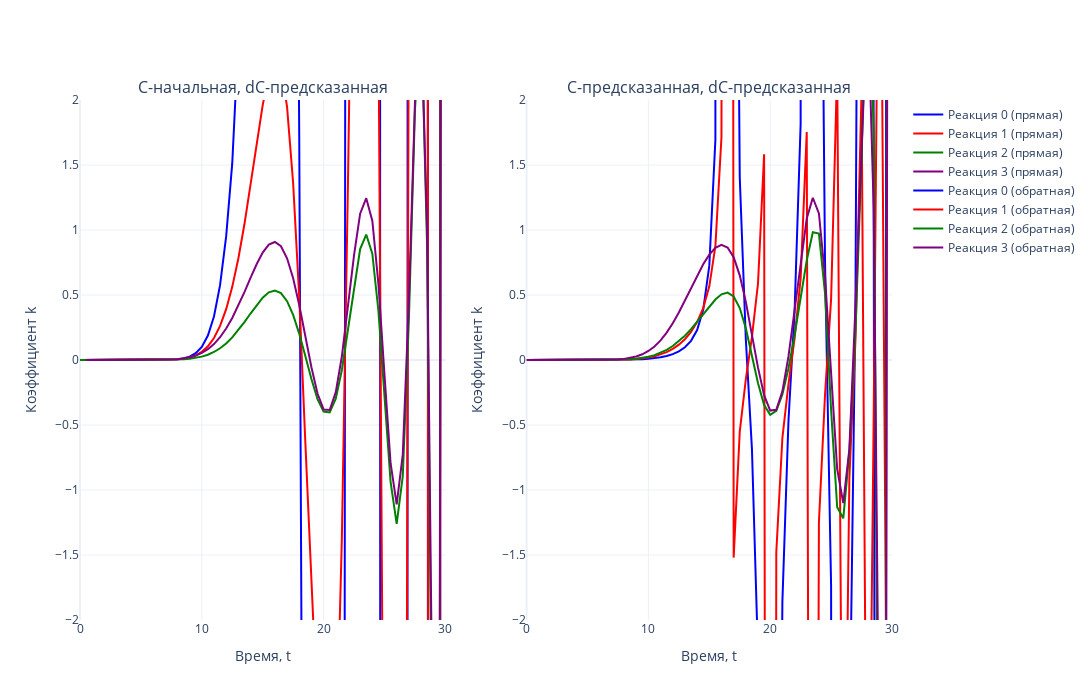

The cell this chart's notebook holds for it:
### Markdown cell above
##

### Code cell
# Задаем цвета (4 цвета для реакций)
colors = ['blue', 'red', 'green', 'purple']

# Создаем два подграфика (2 столбца, 1 строка)
fig = make_subplots(rows=1, cols=2, subplot_titles=['C-начальная, dС-предсказанная', 'C-предсказанная, dС-предсказанная'])

# Первый график (прямая задача)
for i in range(N_REACTION):  
    fig.add_trace(go.Scatter(
        x=tsteps, 
        y=k_test_1[i, :], 
        mode='lines', 
        name=f'Реакция {i} (прямая)',
        line=dict(color=colors[i % len(colors)])  # Применяем цвета циклично
    ), row=1, col=1)

# Второй график (обратная задача)
for i in range(N_REACTION):  
    fig.add_trace(go.Scatter(
        x=tsteps, 
        y=k_predict[i, :], 
        mode='lines', 
        name=f'Реакция {i} (обратная)',
        line=dict(color=colors[i % len(colors)])  # Применяем цвета циклично
    ), row=1, col=2)

# Настройки общего макета
fig.update_layout(
    template='plotly_white',
    width=1700,  # Общая ширина холста
    height=700,  # Высота холста
    showlegend=True
)

# Ограничение оси Y
fig.update_yaxes(range=[-2, 2], title_text='Коэффициент k', row=1, col=1)
fig.update_yaxes(range=[-2, 2], title_text='Коэффициент k', row=1, col=2)

# Подписи оси X
fig.update_xaxes(title_text='Время, t', row=1, col=1)
fig.update_xaxes(title_text='Время, t', row=1, col=2)

# Отображение графика
fig.show()
